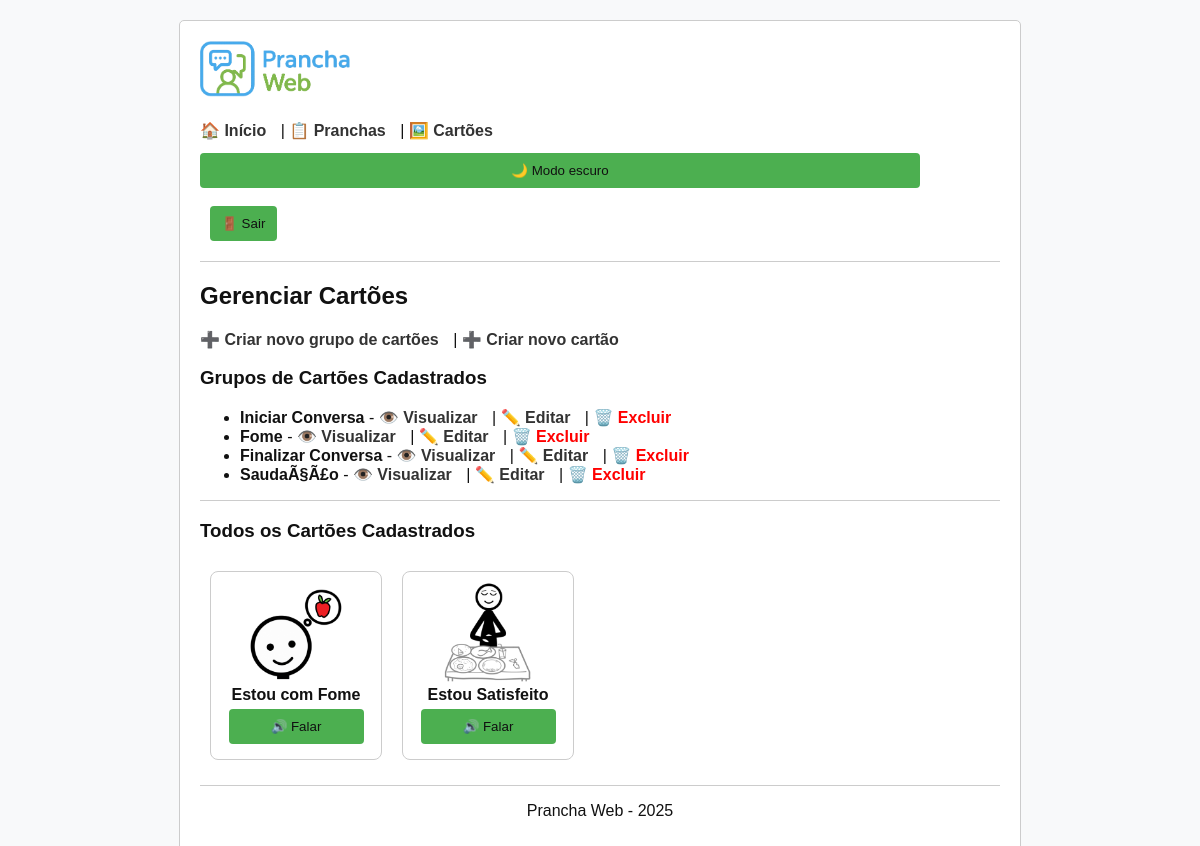
The page /pages/gerenciar_cartoes.php (signed in) on the database as committed earlier.
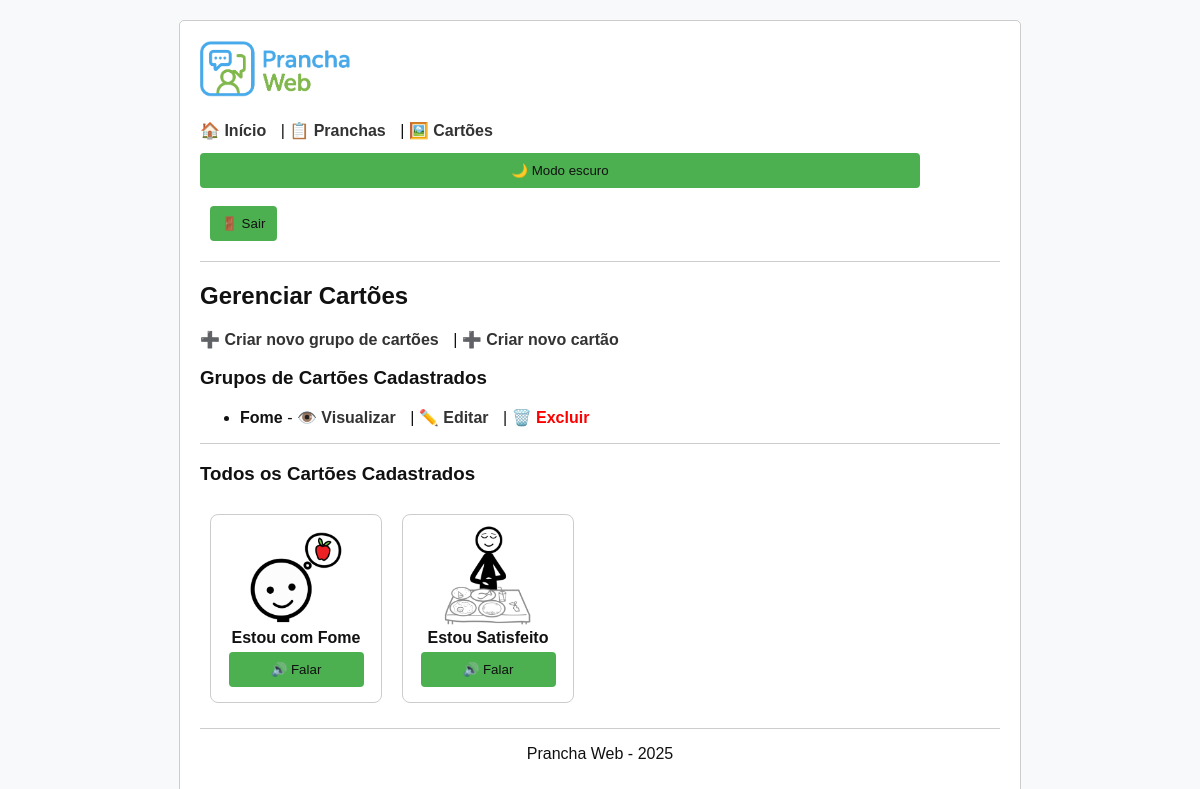
The same page on the database as committed later.
### tables this page shows
CREATE TABLE `grupos_cartoes` (
  `id` int(11) NOT NULL,
  `nome` varchar(100) NOT NULL
);

CREATE TABLE `cartoes` (
  `id` int(11) NOT NULL,
  `titulo` varchar(255) NOT NULL,
  `imagem` varchar(255) DEFAULT NULL,
  `som` varchar(255) DEFAULT NULL,
  `texto_alternativo` varchar(255) DEFAULT NULL,
  `id_grupo` int(11) NOT NULL
);

### includes/modelo_cartoes.php (called while the page is built, shortened)
<?php
function listarGrupos() {
    $conexao = new mysqli(DB_HOST, DB_USUARIO, DB_SENHA, DB_NOME);
    $grupos = [];
    $sql = "SELECT id, nome FROM grupos_cartoes";
    $comando = $conexao->prepare($sql);
    $comando->execute();
    $comando->store_result();
    $comando->bind_result($id, $nome);
    while ($comando->fetch()) {
        $grupos[] = ['id' => $id, 'nome' => $nome];
    }
    return $grupos;
}
function listarTodosCartoes() {
    $conexao = new mysqli(DB_HOST, DB_USUARIO, DB_SENHA, DB_NOME);
    $cartoes = [];
    $sql = "SELECT id, titulo, imagem, texto_alternativo FROM cartoes ORDER BY titulo";
    $resultado = $conexao->query($sql);
    if ($resultado) {
        while ($linha = $resultado->fetch_assoc()) {
            $cartoes[] = $linha;
        }
    }
    return $cartoes;
}
?>

### pages/gerenciar_cartoes.php (the view, shortened to what this page needs)
<?php include '../includes/cabecalho.php'; ?>
<?php require_once '../includes/modelo_cartoes.php'; ?>
<h2>Gerenciar Cartões</h2>
<p>
    <a href="criar_grupo_cartao.php">➕ Criar novo grupo de cartões</a> |
    <a href="criar_cartao.php">➕ Criar novo cartão</a>
</p>
<?php
$grupos = listarGrupos();
?>
<?php if (count($grupos) > 0): ?>
    <h3>Grupos de Cartões Cadastrados</h3>
    <ul>
        <?php foreach ($grupos as $grupo): ?>
            <li>
                <strong><?php echo htmlspecialchars($grupo['nome']); ?></strong>
                - <a href="listar_cartoes_grupo.php?id=<?php echo $grupo['id']; ?>">👁️ Visualizar</a> |
                <a href="editar_grupo_cartao.php?id=<?php echo $grupo['id']; ?>">✏️ Editar</a> |
                <a href="../includes/controle_excluir_grupo.php?id=<?php echo $grupo['id']; ?>" onclick="return confirm('Tem certeza que deseja excluir este grupo?');" style="color:red;">🗑️ Excluir</a>
            </li>
        <?php endforeach; ?>
    </ul>
<?php else: ?>
    <p>Nenhum grupo de cartões cadastrado ainda.</p>
<?php endif; ?>
<hr>
<h3>Todos os Cartões Cadastrados</h3>
<?php
$cartoes = listarTodosCartoes();
?>
<?php if (count($cartoes) > 0): ?>
    <div class="lista-cartoes">
        <?php foreach ($cartoes as $cartao): ?>
            <div class="cartao-item">
                <img src="../imagens/cartoes/<?php echo htmlspecialchars($cartao['imagem']); ?>" alt="<?php echo htmlspecialchars($cartao['texto_alternativo']); ?>"><br>
                <strong><?php echo htmlspecialchars($cartao['titulo']); ?></strong><br>
                <button onclick="falar('<?php echo addslashes($cartao['titulo']); ?>')">🔊 Falar</button>
            </div>
        <?php endforeach; ?>
    </div>
<?php else: ?>
    <p>Nenhum cartão cadastrado ainda.</p>
<?php endif; ?>
<?php include '../includes/rodape.php'; ?>

### includes/cabecalho.php (shortened to what this page needs)
<?php
require_once __DIR__ . '/conexao.php';
$idUsuario = (int) $_SESSION['id_usuario'];
$tema = 'light';
if ($stmt = $conn->prepare("SELECT tema_preferido FROM usuarios WHERE id = ? LIMIT 1")) {
    $stmt->bind_param("i", $idUsuario);
    $stmt->execute();
    $stmt->bind_result($temaDB);
    if ($stmt->fetch() && in_array($temaDB, ['light','dark'], true)) {
        $tema = $temaDB;
    }
}
?>
<!DOCTYPE html>
<html lang="pt-BR">
<head>
    <link rel="stylesheet" href="../assets/css/style.css">
</head>
<body data-theme="<?= htmlspecialchars($tema, ENT_QUOTES, 'UTF-8') ?>">
    <div class="container">
        <img src="../imagens/logo.png" alt="Logo Prancha Web" class="logo">
        <div class="menu-superior">
            <nav>
                <a href="dashboard.php">🏠 Início</a> |
                <a href="gerenciar_pranchas.php">📋 Pranchas</a> |
                <a href="gerenciar_cartoes.php">🖼️ Cartões</a>
            </nav>
            <button type="button" id="toggle-tema" class="botao-tema" aria-label="Alternar tema"></button>
            <form action="../includes/logout.php" method="post" class="form-sair">
                <button type="submit" class="botao-sair">🚪 Sair</button>
            </form>
        </div>
        <hr>

### includes/rodape.php
        <hr>
        <p style="text-align:center;">Prancha Web - <?php echo date('Y'); ?></p>
    </div>
</body>
</html>

### assets/css/style.css (style rules this page uses)
:root { --bg: #f8f9fa; --fg: #111111; --muted: #333333; --card-bg: #ffffff; --border: #cccccc; --btn-bg: #4CAF50; --btn-bg-hover: #45a049; --btn-fg: #ffffff; --link: #333333; --link-visited: #333333; }
html, body { height: 100%; }
body { background-color: var(--bg); color: var(--fg); font-family: Arial, sans-serif; }
hr { margin: 15px 0; border: 0; border-top: 1px solid var(--border); }
.container { width: 90%; max-width: 800px; margin: 20px auto; padding: 20px; border: 1px solid var(--border); border-radius: 5px; background-color: var(--card-bg); }
.menu-superior { display: flex; align-items: center; flex-wrap: wrap; gap: 8px; }
.menu-superior nav { flex-grow: 1; }
.logo { max-width: 150px; margin-bottom: 20px; }
nav a, a { margin-right: 10px; text-decoration: none; color: var(--link); font-weight: bold; }
button { padding: 8px 12px; border-radius: 4px; border: none; cursor: pointer; color: var(--btn-fg); background-color: var(--btn-bg); }
.botao-sair { margin-left: 10px; }
input, button { width: 90%; padding: 10px; margin: 5px 0; color: var(--fg); }
.cartao-item { width: 150px; margin: 10px; text-align: center; border: 1px solid var(--border); border-radius: 8px; padding: 10px; background-color: var(--card-bg); display: inline-block; vertical-align: top; }
.cartao-item img { width: 100px; height: 100px; object-fit: cover; }
.lista-cartoes { display: flex; flex-wrap: wrap; }

Rows that differ between the two databases and show on the page:
removed grupos_cartoes: nome "Iniciar Conversa"
removed grupos_cartoes: nome "Finalizar Conversa"
removed grupos_cartoes: nome "SaudaÃ§Ã£o"
